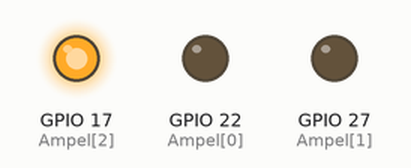
Recording of a program running on a simulated Raspberry Pi (BCM pin numbers). Parts: output pins drawn as LEDs (lit = HIGH). What the program prints to the terminal is not drawn.

Above: at 1.0 s.
At 2.3 s:
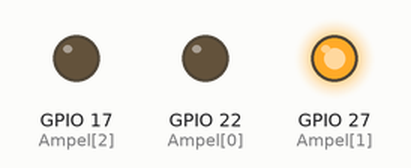
At 3.6 s:
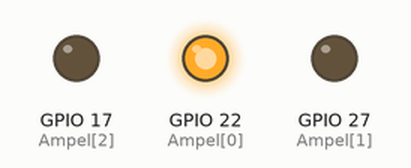
At 4.9 s:
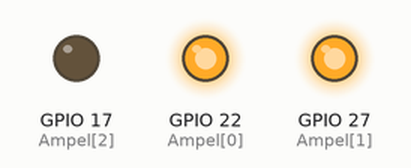
Timing chart, 0 to 6.8 s (numbered marks = the images above):
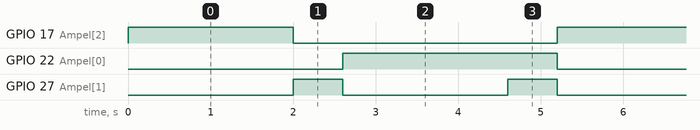

Measured:
- by itself, GPIO 17 (Ampel[2]): alternates HIGH for 2.0 s and LOW for 3.2 s
- by itself, GPIO 22 (Ampel[0]): alternates HIGH for 2.6 s and LOW for 2.6 s
- by itself, GPIO 27 (Ampel[1]): alternates HIGH for 0.60 s and LOW for 2.0 s

The program:

ampel101.py
```python
import RPi.GPIO as GPIO
import time

GPIO.setmode(GPIO.BCM)
rot = 0
gelb = 1
gruen = 2
Ampel=[22,27,17]
GPIO.setup(Ampel[rot], GPIO.OUT, initial=False)
GPIO.setup(Ampel[gelb], GPIO.OUT, initial=False)
GPIO.setup(Ampel[gruen], GPIO.OUT, initial=True)
print("Strg+C beendet das Programm")
try:
    while True:
        time.sleep(2)
        GPIO.output(Ampel[gruen],False)
        GPIO.output(Ampel[gelb],True)
        time.sleep(0.6)
        GPIO.output(Ampel[gelb],False)
        GPIO.output(Ampel[rot],True)
        time.sleep(2)
        GPIO.output(Ampel[gelb],True)
        time.sleep(0.6)
        GPIO.output(Ampel[gelb],False)
        GPIO.output(Ampel[rot],False)
        GPIO.output(Ampel[gruen],True)
except:
    GPIO.cleanup()
```
